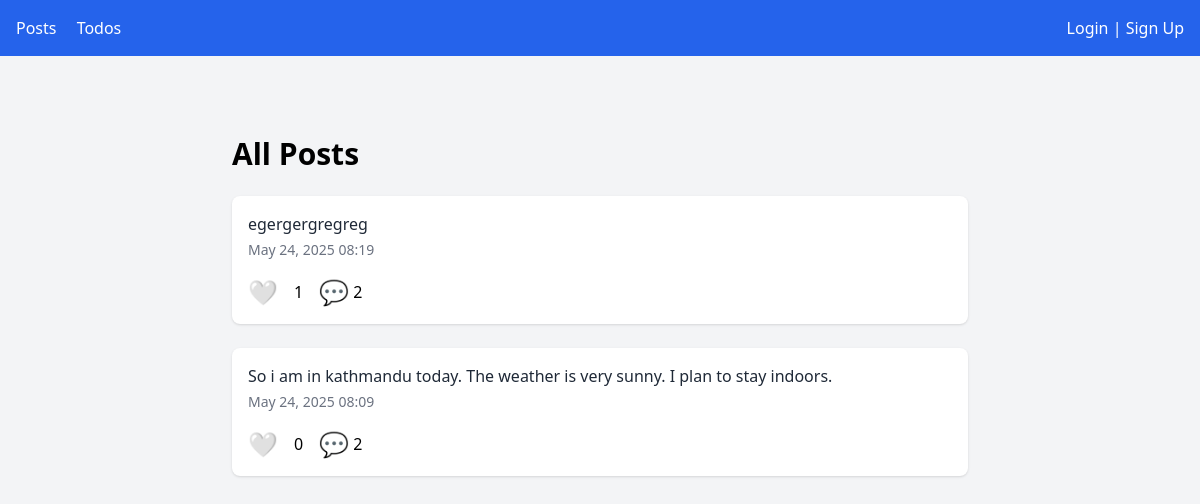
The page / on the database its author committed.
### media_app/models.py (models this page shows)
class Post(models.Model):
    user = models.ForeignKey(User, on_delete=models.CASCADE)
    content = models.TextField()
    created_at = models.DateTimeField(auto_now_add=True)

### media_app/views.py (the view)
# urls.py: path('', views.post_list, name='post_list'),
def post_list(request):
    posts = Post.objects.all().order_by('-created_at')
    return render(request, 'media_app/post_list.html', {'posts': posts})

### media_app/templates/media_app/post_list.html (shortened to what this page needs)
{% extends 'media_app/base.html' %}
{% block content %}
<div class="max-w-3xl mx-auto mt-10 p-4">
  <div class="flex justify-between items-center mb-6">
    <h1 class="text-3xl font-bold">All Posts</h1>
  </div>
  {% for post in posts %}
    <div class="bg-white p-4 rounded-lg shadow mb-6">
      <p class="text-gray-800">{{ post.content }}</p>
      <p class="text-sm text-gray-500 mt-1">{{ post.created_at|date:"M d, Y H:i" }}</p>
      <div class="mt-4 flex items-center space-x-4">
        {% if user.is_authenticated %}
          <form action="{% url 'media_app:like_post' post.pk %}" method="post">
            {% csrf_token %}
            <button type="submit" class="text-2xl leading-none">
              {% if user in post.likes.all %}
                ❤️
              {% else %}
                🤍
              {% endif %}
            </button>
          </form>
        {% else %}
          <span class="text-2xl">🤍</span>
        {% endif %}
        <span>{{ post.likes.count }}</span>
        <a href="{% url 'media_app:post_detail' post.pk %}" class="flex items-center text-2xl leading-none hover:underline">
          💬
          <span class="ml-1 text-base">{{ post.comments.count }}</span>
        </a>
      </div>
    </div>
  {% empty %}
    <p class="text-center text-gray-500">No posts yet.</p>
  {% endfor %}
</div>
{% endblock %}

### rows shown on the page
Post: content "egergergregreg", created_at "May 24, 2025 08:19", likes.count "1", comments.count "2"
Post: content "So i am in kathmandu today. The weather is very sunny. I plan to stay indoors.", created_at "May 24, 2025 08:09", likes.count "0", comments.count "2"
